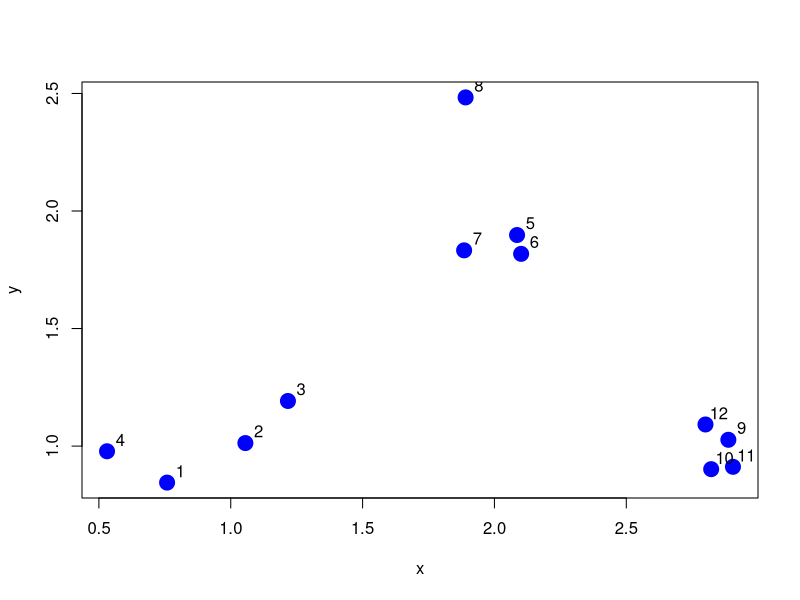
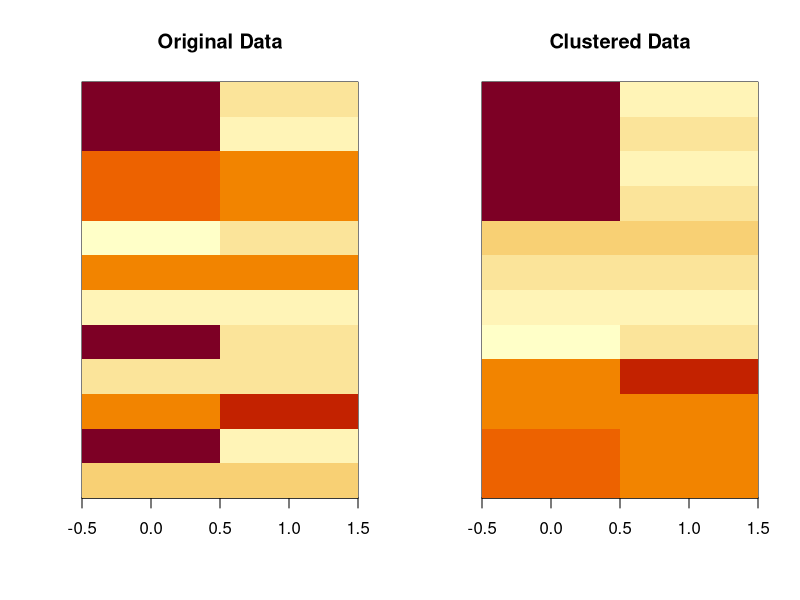

Source code (R) for these figures, in order:
## ---- chunk 1
knitr::opts_chunk$set(echo = TRUE)
## ---- chunk 2
set.seed(1234)
x <- rnorm(12, mean = rep(1:3, each = 4), sd = 0.2)
y <- rnorm(12, mean = rep(c(1, 2, 1), each = 4), sd = 0.2)
plot(x, y, col = "blue", pch = 19, cex = 2)
text(x + 0.05, y + 0.05, labels = as.character(1:12))
## ---- chunk 3
dataFrame <- data.frame(x, y)
 kmeansObj <- kmeans(dataFrame, centers = 3)
 names(kmeansObj)
## ---- chunk 4
set.seed(1234)
dataMatrix <- as.matrix(dataFrame)[sample(1:12), ]
kmeansObj <- kmeans(dataMatrix, centers = 3)
## ---- chunk 5
par(mfrow = c(1, 2))
image(t(dataMatrix)[, nrow(dataMatrix):1], yaxt = "n", main = "Original Data")
image(t(dataMatrix)[, order(kmeansObj$cluster)], yaxt = "n", main = "Clustered Data")
